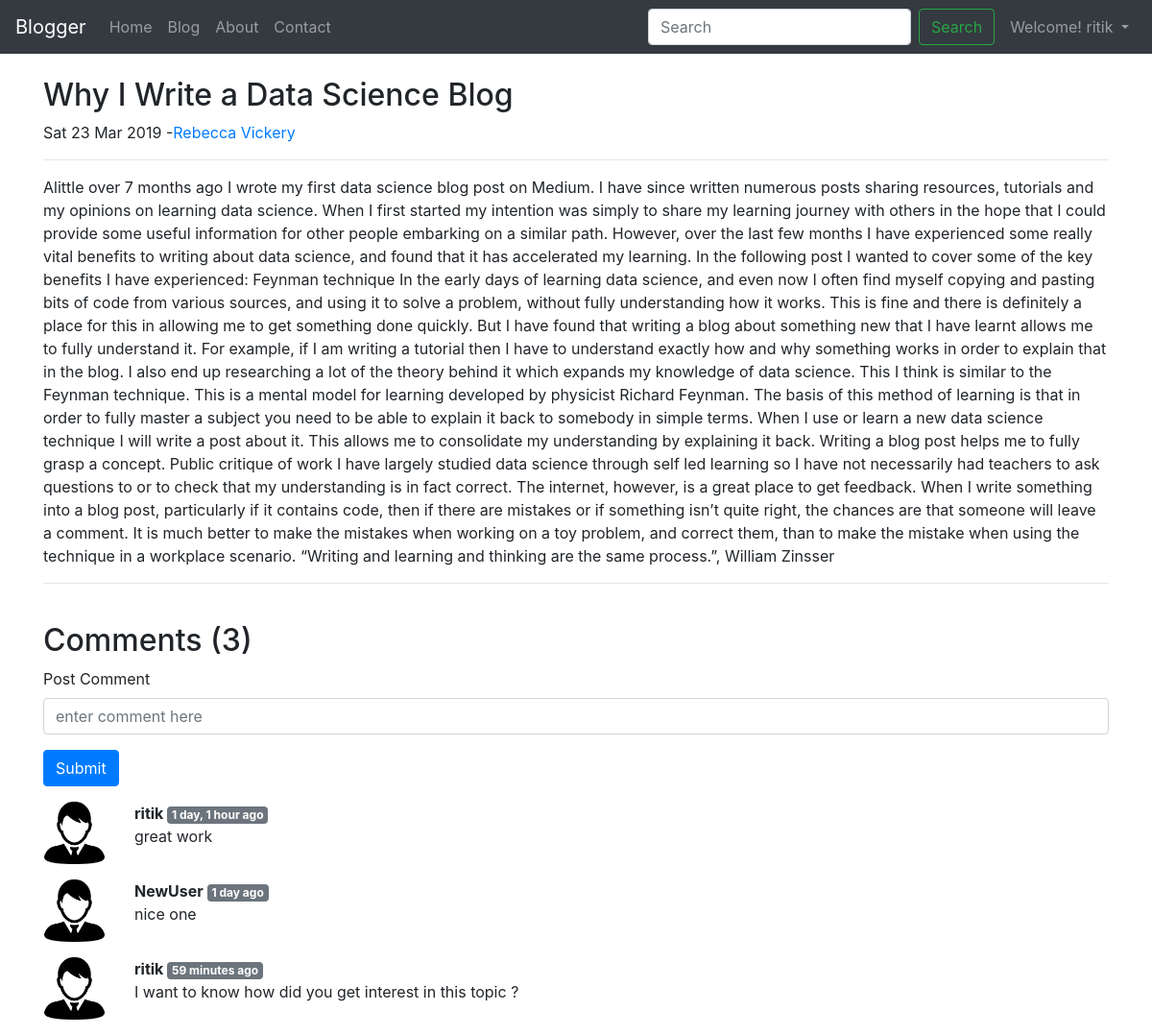
/blog/Why I Write a Data Science Blog/ (signed in), run on the app's committed database.
### blog/models.py (models this page shows, shortened)
class Post(models.Model):
    sno = models.AutoField(primary_key=True)
    title = models.CharField(max_length=250)
    content = models.TextField()
    author = models.CharField(max_length=20)
    slug = models.CharField(max_length=130, default='Anonymous')
    timeStamp = models.DateTimeField(blank=True)
    def __str__(self):
        return 'by: '+self.author

class BlogComment(models.Model):
    sno = models.AutoField(primary_key=True)
    comment = models.TextField()
    user = models.ForeignKey(User, on_delete=models.CASCADE)
    post = models.ForeignKey(Post, on_delete=models.CASCADE)
    parent = models.ForeignKey('self', on_delete=models.CASCADE, null=True)
    timestamp = models.DateTimeField(default=now)

### blog/views.py (the view)
# urls.py: path('<str:slug>/', views.blogPost, name="blogPost"),
def blogPost(request, slug):
    post = Post.objects.filter(slug=slug).first()
    comments = BlogComment.objects.filter(post=post)
    print(post)
    context = {'post': post, 'comments': comments}
    return render(request, 'blog/blogPost.html', context)

### templates/blog/blogPost.html (shortened to what this page needs)
{% extends 'base.html'%}
{% load static %}
{% load humanize %}
{% block body %}
<div class="container">
  <div class="row my-4">
    <div class="col blog-main">
      <div class="blog-post">
        <h2 class="blog-post-title">{{post.title}}</h2>
        <p class="blog-post-meta">{{post.timeStamp|date:"D d M Y"}} -<a href="/about">{{post.author}}</a></p>
        <hr>
        <p>{{post.content}}</p>
        <hr>
      </div>
    </div>
  </div>
</div>
<div class="container">
  <h2>Comments ({{comments.count}})</h2>
  <div class="my-2">
    {% if user.is_authenticated %}
    <form action="/blog/postComment/" method="POST">
      <div class="form-group">
        <label for="comment">Post Comment</label>
        <input type="text" class="form-control" name="comment" id="comment" placeholder="enter comment here">
      </div>
      <button type="submit" class="btn btn-primary">Submit</button>
    </form>
    {% endif %}
  </div>
  {% for comment in comments%}
  <div class="row my-3">
    <div class="col-1"><img class="rounded mx-auto d-block w-100" src="/static/blog/user1.png" alt="user"></div>
    <div class="col-11">
      <b>{{comment.user.username}} <span class="badge badge-secondary">{{comment.timestamp | naturaltime}}</span> </b>
      <div>
        {{comment.comment}}
      </div>
    </div>
  </div>
  {% endfor %}
</div>
{% endblock body %}

### templates/base.html (shortened to what this page needs)
<!DOCTYPE html>
<html lang="en">
<head>
    <link rel="stylesheet" href="https://stackpath.bootstrapcdn.com/bootstrap/4.5.0/css/bootstrap.min.css"
 />
</head>
<body>
    <nav class="navbar navbar-expand-lg navbar-dark bg-dark">
        <a class="navbar-brand" href="/">Blogger</a>
        <div class="collapse navbar-collapse" id="navbarSupportedContent">
            <ul class="navbar-nav mr-auto">
                <li class="nav-item {% block homeactive %}
                {% endblock homeactive %} ">
                    <a class="nav-link" href="/">Home <span class="sr-only">(current)</span></a>
                </li>
                <li class="nav-item {% block blogactive %}
                    {% endblock blogactive %}">
                    <a class="nav-link " href="/blog">Blog</a>
                </li>
                <li class="nav-item {% block aboutactive %}
                    {% endblock aboutactive %} ">
                    <a class="nav-link" href="/about">About</a>
                </li>
                <li class="nav-item {% block contactactive %}
                {% endblock contactactive %} ">
                    <a class="nav-link" href="/contact">Contact</a>
                </li>
            </ul>
            <form method="GET" action="/search/" class="form-inline my-2 my-lg-0">
                <input class="form-control mr-sm-2" type="search" placeholder="Search" aria-label="Search" name="query"
                    id="query" />
                <button class="btn btn-outline-success my-2 my-sm-0 mr-2" type="submit">
                    Search
                </button>
                {% if user.is_authenticated %}
                <ul class="navbar-nav mr-auto">
                    <li class="nav-item dropdown">
                        <a class="nav-link dropdown-toggle" href="#" id="navbarDropdown" role="button"
                            data-toggle="dropdown" aria-haspopup="true" aria-expanded="false">
                            Welcome! {{user.username}}
                        </a>
                    </li>
                </ul>
                {% endif %}
            </form>
        </div>
    </nav>
    {% block body %}
    {%endblock%}
</body>
</html>

### data on the page
Post: title "Why I Write a Data Science Blog", timeStamp "Sat 23 Mar 2019", author "Rebecca Vickery", content "Alittle over 7 months ago I wrote my first data science blog post on Medium. I have since written numerous posts sharing resources, tutorials and my opinions on learning data science. When I first started my intention was simply to share my learning journey with others in the hope that I could provide some useful information for other people embarking on a similar path. However, over the last few months I have experienced some really vital benefits to writing about data science, and found that it has accelerated my learning. In the following post I wanted to cover some of the key benefits I have experienced: Feynman technique In the early days of learning data science, and even now I often…"
BlogComment: user.username "ritik", timestamp "1 day, 1 hour ago", comment "great work"
BlogComment: user.username "NewUser", timestamp "1 day ago", comment "nice one"
BlogComment: user.username "ritik", timestamp "59 minutes ago", comment "I want to know how did you get interest in this topic ?"

### other printed values
{{ user.username }} "ritik"
{{ comments.count }} "3"
